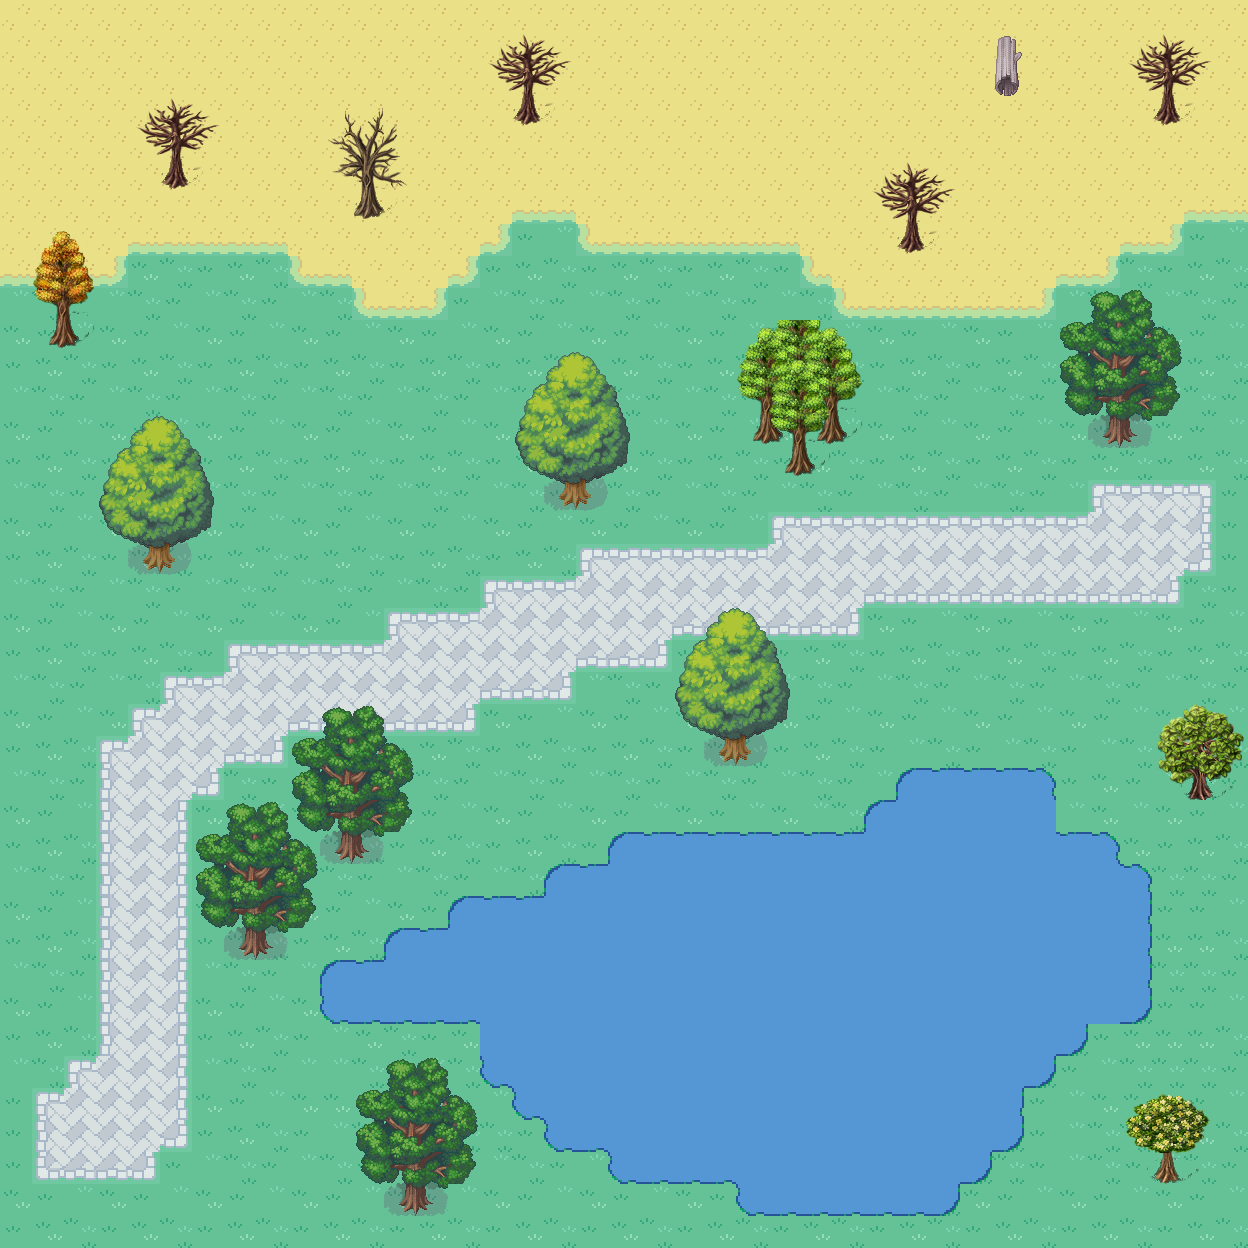

Tiled map render using the project's own tile images. Description and the map definition, with tile-layer contents summarised, below:
An orthogonal 39x39 tile map with 32x32 px tiles, 2 tile layers (CapaUno, CapaDos), 3 tilesets and 13 objects.

<map version="1.0" orientation="orthogonal" renderorder="right-down" width="39" height="39" tilewidth="32" tileheight="32" nextobjectid="63">
 <tileset firstgid="1" name="SueloUno" tilewidth="32" tileheight="32">
  <image source="105.png" width="512" height="512" />
  <tile id="11">
   <properties>
    <property name="Bloqueado" value="" />
   </properties>
  </tile>
  <tile id="12">
   <properties>
    <property name="Bloqueado" value="" />
   </properties>
  </tile>
  <tile id="13">
   <properties>
    <property name="Bloqueado" value="" />
   </properties>
  </tile>
  <tile id="27">
   <properties>
    <property name="Bloqueado" value="" />
   </properties>
  </tile>
  <tile id="28">
   <properties>
    <property name="Bloqueado" value="" />
   </properties>
  </tile>
  <tile id="29">
   <properties>
    <property name="Bloqueado" value="" />
   </properties>
  </tile>
  <tile id="43">
   <properties>
    <property name="Bloqueado" value="" />
   </properties>
  </tile>
  <tile id="44">
   <properties>
    <property name="Bloqueado" value="" />
   </properties>
  </tile>
  <tile id="45">
   <properties>
    <property name="Bloqueado" value="" />
   </properties>
  </tile>
 </tileset>
 <tileset firstgid="257" name="ArbolesUno" tilewidth="32" tileheight="32">
  <image source="Tile010.png" trans="000000" width="512" height="512" />
  <tile id="153">
   <properties>
    <property name="Bloqueado" value="" />
   </properties>
  </tile>
  <tile id="154">
   <properties>
    <property name="Bloqueado" value="" />
   </properties>
  </tile>
  <tile id="157">
   <properties>
    <property name="Bloqueado" value="" />
   </properties>
  </tile>
  <tile id="158">
   <properties>
    <property name="Bloqueado" value="" />
   </properties>
  </tile>
 </tileset>
 <tileset firstgid="513" name="ArbolesDos" tilewidth="32" tileheight="32">
  <image source="trees_tilee_celianna.png" trans="000000" width="512" height="512" />
  <tile id="56">
   <properties>
    <property name="Bloqueado" value="" />
   </properties>
  </tile>
  <tile id="57">
   <properties>
    <property name="Bloqueado" value="" />
   </properties>
  </tile>
  <tile id="58">
   <properties>
    <property name="Bloqueado" value="" />
   </properties>
  </tile>
  <tile id="59">
   <properties>
    <property name="Bloqueado" value="" />
   </properties>
  </tile>
  <tile id="60">
   <properties>
    <property name="Bloqueado" value="" />
   </properties>
  </tile>
  <tile id="61">
   <properties>
    <property name="Bloqueado" value="" />
   </properties>
  </tile>
  <tile id="62">
   <properties>
    <property name="Bloqueado" value="" />
   </properties>
  </tile>
  <tile id="63">
   <properties>
    <property name="Bloqueado" value="" />
   </properties>
  </tile>
  <tile id="107">
   <properties>
    <property name="Bloqueado" value="" />
   </properties>
  </tile>
  <tile id="113">
   <properties>
    <property name="Bloqueado" value="" />
   </properties>
  </tile>
  <tile id="116">
   <properties>
    <property name="Bloqueado" value="" />
   </properties>
  </tile>
  <tile id="118">
   <properties>
    <property name="Bloqueado" value="" />
   </properties>
  </tile>
  <tile id="119">
   <properties>
    <property name="Bloqueado" value="" />
   </properties>
  </tile>
  <tile id="120">
   <properties>
    <property name="Bloqueado" value="" />
   </properties>
  </tile>
  <tile id="121">
   <properties>
    <property name="Bloqueado" value="" />
   </properties>
  </tile>
  <tile id="161">
   <properties>
    <property name="Bloqueado" value="" />
   </properties>
  </tile>
  <tile id="164">
   <properties>
    <property name="Bloqueado" value="" />
   </properties>
  </tile>
  <tile id="177">
   <properties>
    <property name="Bloqueado" value="" />
   </properties>
  </tile>
  <tile id="183">
   <properties>
    <property name="Bloqueado" value="" />
   </properties>
  </tile>
  <tile id="186">
   <properties>
    <property name="Bloqueado" value="" />
   </properties>
  </tile>
  <tile id="212">
   <properties>
    <property name="Bloqueado" value="" />
   </properties>
  </tile>
  <tile id="225">
   <properties>
    <property name="Bloqueado" value="" />
   </properties>
  </tile>
  <tile id="247">
   <properties>
    <property name="Bloqueado" value="" />
   </properties>
  </tile>
 </tileset>
 <layer name="CapaUno" width="39" height="39">
  <data>[1521 cells, 1521 non-empty, 22 distinct tile ids]</data>
 </layer>
 <layer name="CapaDos" width="39" height="39">
  <data>[1521 cells, 1521 non-empty, 106 distinct tile ids]</data>
 </layer>
 <objectgroup name="Colision">
  <object id="50" x="141" y="547" width="34" height="22" />
  <object id="51" x="50" y="331" width="28" height="19" />
  <object id="52" x="556" y="481" width="36" height="27" />
  <object id="53" x="787" y="452" width="26" height="25" />
  <object id="54" x="757" y="419" width="18" height="23" />
  <object id="55" x="827" y="419" width="13" height="21" />
  <object id="56" x="725" y="742" width="20" height="20" />
  <object id="57" x="338" y="837" width="24" height="23" />
  <object id="58" x="245" y="935" width="21" height="21" />
  <object id="59" x="403" y="1186" width="26" height="25" />
  <object id="60" x="1163" y="1156" width="12" height="26" />
  <object id="61" x="1190" y="779" width="19" height="20" />
  <object id="62" x="324" y="953" width="66" height="77">
   <ellipse />
  </object>
 </objectgroup>
</map>
